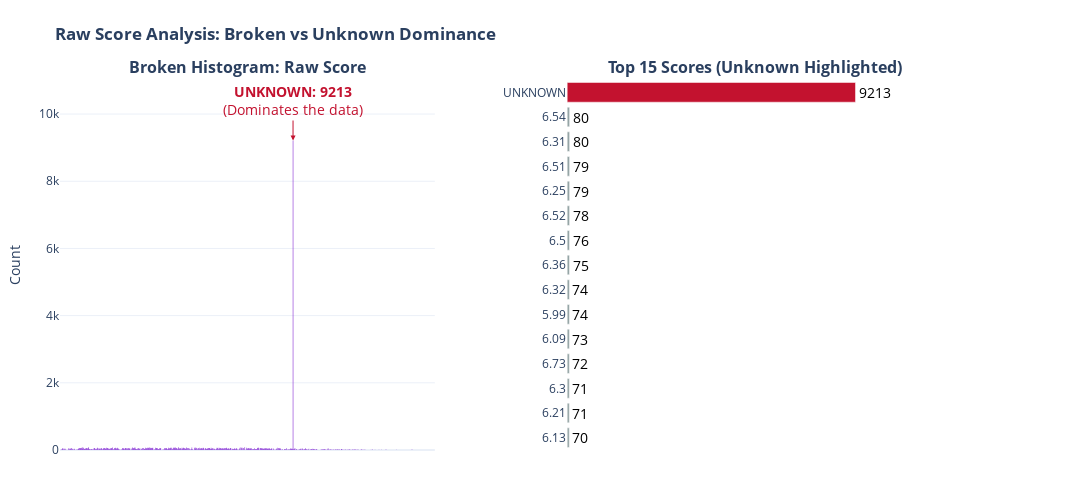
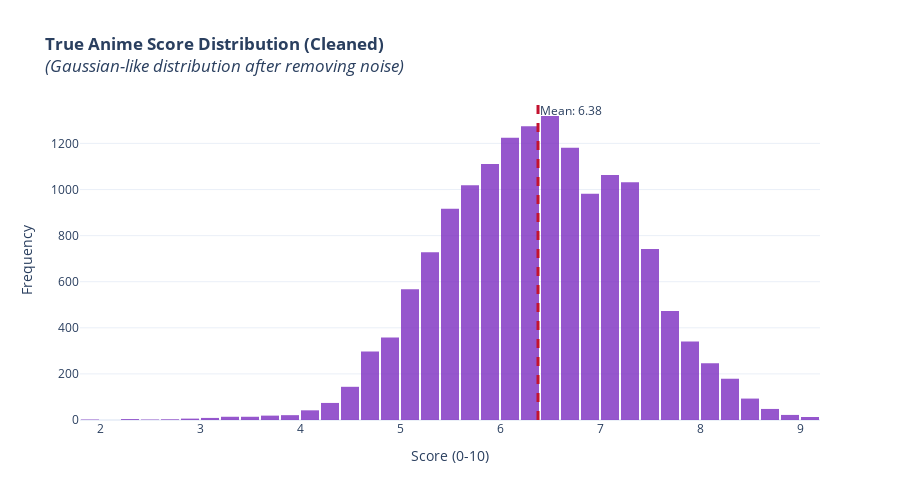

The code cell stored with these charts, in order, in its notebook:
### Markdown cell above
## **II. Target Variable: Score**

### **1. Issue Overview**


### **2. Solution**


### **3. Visual Evidence: Misleading (Raw) vs. Correct (Clean) Insights**

### Code cell
import plotly.express as px
from plotly.subplots import make_subplots
import pandas as pd

# --- Prepare Data ---
df_raw_viz = df_anime_dataset_2023.copy()
df_raw_viz['Score'] = df_raw_viz['Score'].astype(str)

unknown_count = df_raw_viz[df_raw_viz['Score']=='UNKNOWN'].shape[0]

score_counts = df_raw_viz['Score'].value_counts().reset_index()
score_counts.columns = ['Score','Frequency']
score_counts['Color'] = score_counts['Score'].apply(lambda x: 'Misleading (Unknown)' if x=='UNKNOWN' else 'Valid Score')
top_scores = score_counts.head(15)

# --- Create Subplots ---
fig = make_subplots(
    rows=1, cols=2,
    subplot_titles=("<b>Broken Histogram: Raw Score<b>", "<b>Top 15 Scores (Unknown Highlighted)<b>"),
    horizontal_spacing=0.15  # khoảng cách giữa 2 chart
)

# --- Chart 1: Histogram ---
hist_fig = px.histogram(df_raw_viz, x='Score', color_discrete_sequence=["#7814cf"])
for trace in hist_fig.data:
    fig.add_trace(trace, row=1, col=1)

fig.add_annotation(
    x='UNKNOWN', y=unknown_count,
    text=f"<b>UNKNOWN: {unknown_count}</b><br>(Dominates the data)",
    showarrow=True, arrowhead=2, ax=0, ay=-40,
    font=dict(color="#C3122F", size=14), arrowcolor="#C3122F",
    row=1, col=1
)

fig.update_xaxes(type='category', row=1, col=1, showticklabels=False)
fig.update_yaxes(title_text="Count", row=1, col=1)

# --- Chart 2: Horizontal Bar ---
bar_fig = px.bar(
    top_scores,
    x='Frequency',
    y='Score',
    orientation='h',
    color='Color',
    color_discrete_map={'Misleading (Unknown)': '#C3122F', 'Valid Score': '#95a5a6'},
    text='Frequency'
)
for trace in bar_fig.data:
    fig.add_trace(trace, row=1, col=2)

# --- Critical Settings to keep text outside ---
fig.update_traces(textposition='outside', textfont=dict(size=14, color='black'), row=1, col=2)

fig.update_yaxes(categoryorder='total ascending', row=1, col=2, showgrid=False, showline=False)
fig.update_xaxes(showticklabels=False, showgrid=False, zeroline=False, showline=False,
                 row=1, col=2, automargin=True, range=[0, max(top_scores['Frequency'])*1.3])

# --- Layout chung ---
fig.update_layout(
    template='plotly_white',
    showlegend=False,
    height=500,
    width=1300,  # tăng chiều rộng tổng thể
    margin=dict(l=60, r=150, t=80, b=50),
    title_text="<b>Raw Score Analysis: Broken vs Unknown Dominance</b>"
)

fig.show()


# 1. Drop NaN just for plotting (Storytelling purpose: Show the valid distribution)
# In prepared_data.csv, Score is already float, but might have NaNs. 
# We visualize the AVAILABLE valid scores.
valid_scores = df_cleaned['Score'].dropna()

# 2. Calculate Statistics for Annotation
mean_score = valid_scores.mean()
median_score = valid_scores.median()

# 3. Plot Histogram
fig = px.histogram(
    x=valid_scores,
    nbins=40, # Granular bins
    title='<b>True Anime Score Distribution (Cleaned)</b><br><i>(Gaussian-like distribution after removing noise)</i>',
    color_discrete_sequence=["#7C2EC1"], # Professional Blue
    opacity=0.8
)

# 4. Add Mean Line (Vertical Line)
fig.add_vline(
    x=mean_score, 
    line_width=3, 
    line_dash="dash", 
    line_color="#C3122F",
    annotation_text=f"Mean: {mean_score:.2f}", 
    annotation_position="top right"
)

# 5. Declutter
fig.update_layout(
    template='plotly_white',
    xaxis_title="Score (0-10)",
    yaxis_title="Frequency",
    bargap=0.1,
    height=500
)

fig.show()

### Figure 1 — Plotly figure (JSON) as saved in the notebook; plotly's stock layout.template omitted (floating-point values rounded to 4 significant figures; data arrays with more than 128 entries replaced by an {"elided": "..."} marker saying what was removed)
{"data": [{"bingroup": "x", "hovertemplate": "Score=%{x}<br>count=%{y}<extra></extra>", "legendgroup": "", "marker": {"color": "#7814cf", "pattern": {"shape": ""}}, "name": "", "orientation": "v", "showlegend": false, "type": "histogram", "x": {"elided": "24905 str values"}, "xaxis": "x", "yaxis": "y"}, {"hovertemplate": "Color=Misleading (Unknown)<br>Frequency=%{text}<br>Score=%{y}<extra></extra>", "legendgroup": "Misleading (Unknown)", "marker": {"color": "#C3122F", "pattern": {"shape": ""}}, "name": "Misleading (Unknown)", "orientation": "h", "showlegend": true, "text": [9213.0], "textfont": {"color": "black", "size": 14}, "textposition": "outside", "type": "bar", "x": [9213], "xaxis": "x2", "y": ["UNKNOWN"], "yaxis": "y2"}, {"hovertemplate": "Color=Valid Score<br>Frequency=%{text}<br>Score=%{y}<extra></extra>", "legendgroup": "Valid Score", "marker": {"color": "#95a5a6", "pattern": {"shape": ""}}, "name": "Valid Score", "orientation": "h", "showlegend": true, "text": [80.0, 80.0, 79.0, 79.0, 78.0, 76.0, 75.0, 74.0, 74.0, 73.0, 72.0, 71.0, 71.0, 70.0], "textfont": {"color": "black", "size": 14}, "textposition": "outside", "type": "bar", "x": [80, 80, 79, 79, 78, 76, 75, 74, 74, 73, 72, 71, 71, 70], "xaxis": "x2", "y": ["6.31", "6.54", "6.25", "6.51", "6.52", "6.5", "6.36", "5.99", "6.32", "6.09", "6.73", "6.21", "6.3", "6.13"], "yaxis": "y2"}], "layout": {"annotations": [{"font": {"size": 16}, "showarrow": false, "text": "<b>Broken Histogram: Raw Score<b>", "x": 0.2125, "xanchor": "center", "xref": "paper", "y": 1, "yanchor": "bottom", "yref": "paper"}, {"font": {"size": 16}, "showarrow": false, "text": "<b>Top 15 Scores (Unknown Highlighted)<b>", "x": 0.7875, "xanchor": "center", "xref": "paper", "y": 1, "yanchor": "bottom", "yref": "paper"}, {"arrowcolor": "#C3122F", "arrowhead": 2, "ax": 0, "ay": -40, "font": {"color": "#C3122F", "size": 14}, "showarrow": true, "text": "<b>UNKNOWN: 9213</b><br>(Dominates the data)", "x": "UNKNOWN", "xref": "x", "y": 9213, "yref": "y"}], "height": 500, "margin": {"b": 50, "l": 60, "r": 150, "t": 80}, "showlegend": false, "title": {"text": "<b>Raw Score Analysis: Broken vs Unknown Dominance</b>"}, "width": 1300, "xaxis": {"anchor": "y", "domain": [0, 0.425], "showticklabels": false, "type": "category"}, "xaxis2": {"anchor": "y2", "automargin": true, "domain": [0.575, 1], "range": [0, 11980.0], "showgrid": false, "showline": false, "showticklabels": false, "zeroline": false}, "yaxis": {"anchor": "x", "domain": [0, 1], "title": {"text": "Count"}}, "yaxis2": {"anchor": "x2", "categoryorder": "total ascending", "domain": [0, 1], "showgrid": false, "showline": false}}}

### Figure 2 — Plotly figure (JSON) as saved in the notebook; plotly's stock layout.template omitted (floating-point values rounded to 4 significant figures; data arrays with more than 128 entries replaced by an {"elided": "..."} marker saying what was removed)
{"data": [{"bingroup": "x", "hovertemplate": "x=%{x}<br>count=%{y}<extra></extra>", "legendgroup": "", "marker": {"color": "#7C2EC1", "opacity": 0.8, "pattern": {"shape": ""}}, "name": "", "nbinsx": 40, "orientation": "v", "showlegend": false, "type": "histogram", "x": {"elided": "15584 float values"}, "xaxis": "x", "yaxis": "y"}], "layout": {"annotations": [{"showarrow": false, "text": "Mean: 6.38", "x": 6.38, "xanchor": "left", "xref": "x", "y": 1, "yanchor": "top", "yref": "y domain"}], "bargap": 0.1, "barmode": "relative", "height": 500, "legend": {"tracegroupgap": 0}, "shapes": [{"line": {"color": "#C3122F", "dash": "dash", "width": 3}, "type": "line", "x0": 6.38, "x1": 6.38, "xref": "x", "y0": 0, "y1": 1, "yref": "y domain"}], "title": {"text": "<b>True Anime Score Distribution (Cleaned)</b><br><i>(Gaussian-like distribution after removing noise)</i>"}, "xaxis": {"anchor": "y", "domain": [0, 1], "title": {"text": "Score (0-10)"}}, "yaxis": {"anchor": "x", "domain": [0, 1], "title": {"text": "Frequency"}}}}
